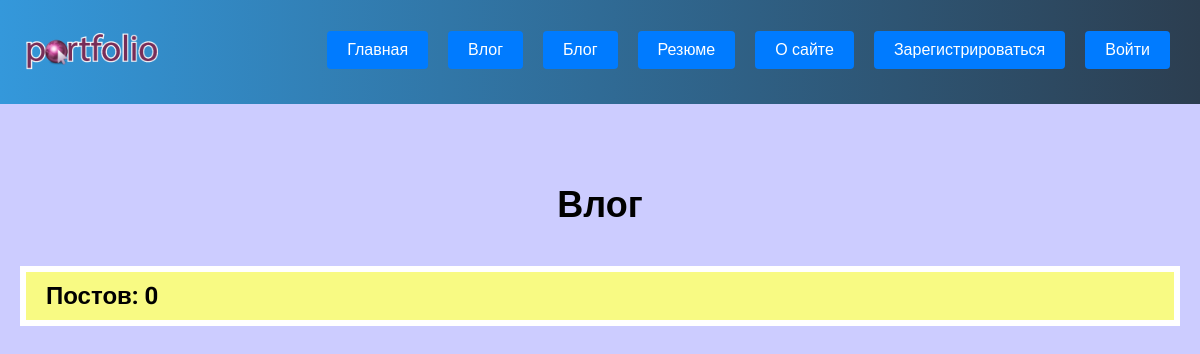
/vlog/, run on an earlier commit of the app's database.
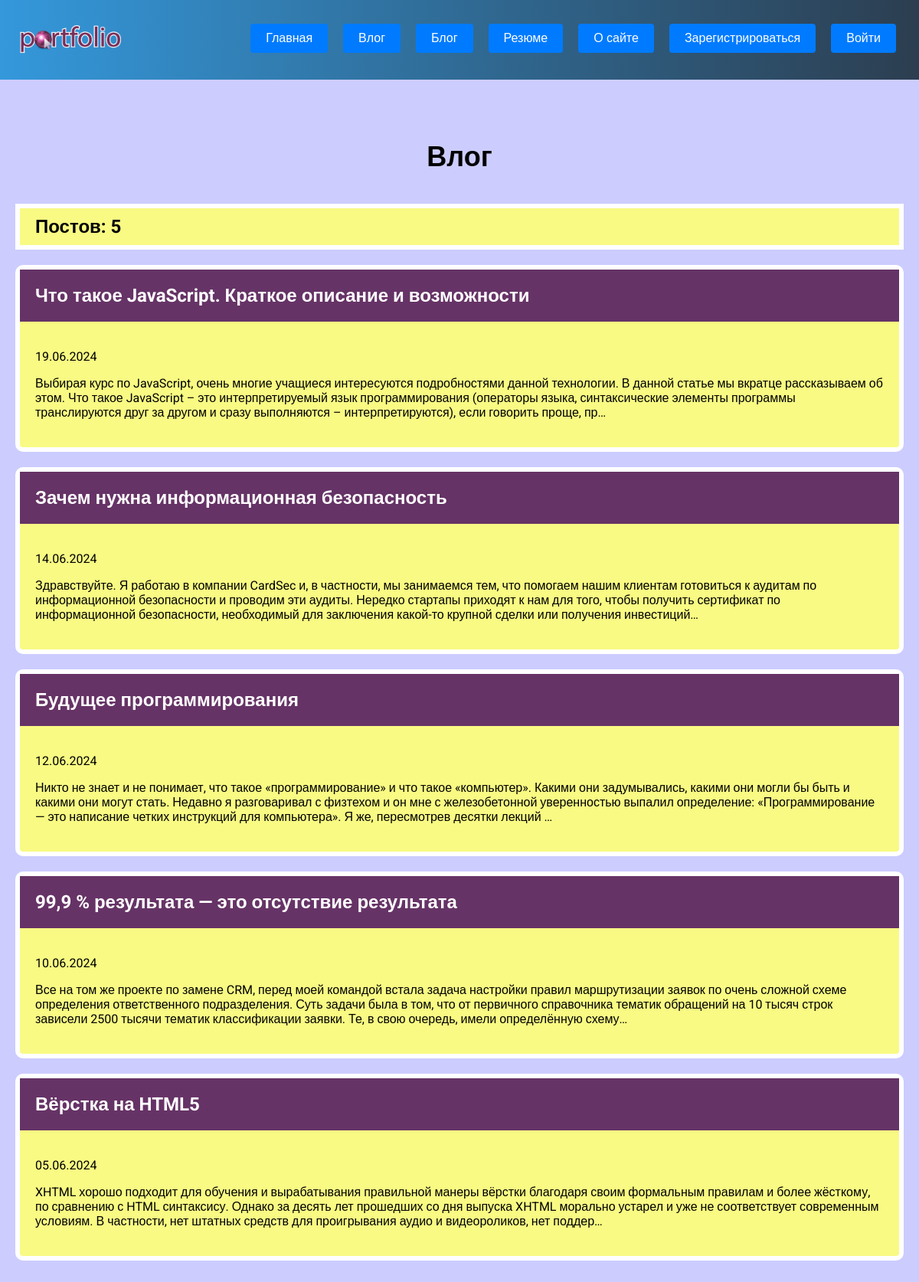
And on a later commit of the database.
### blog/models.py (models this page shows, shortened)
class Vlog(models.Model):
    title = models.CharField(max_length=200)
    description = models.TextField()
    data = models.DateField()

### blog/views.py (the view)
# urls.py: path('vlog/', views.vlog, name="vlog"),
def vlog(request):
    vlogs = Vlog.objects.order_by("-data")
    return render(request, 'vlog/vlog.html', {"vlogs": vlogs})

### blog/templates/vlog/vlog.html
{% extends 'skills/base.html' %}
{% block content %}
<h1>Влог</h1>
<h2 class="count">Постов: {{ vlogs|length }}</h2>
{%  for vlog in vlogs %}
<div class="element">
    <h2 class="top"><a href="{%  url 'detail' vlog_id=vlog.id %}">{{ vlog.title }}</a></h2>
    <div class="blog_text">
        <p>{{ vlog.data|date:'d.m.Y' }}</p>
        <p>{{ vlog.description|striptags|truncatechars:360 }}</p>
    </div>
</div>
{% endfor %}
{% endblock %}

### skills/templates/skills/base.html (shortened to what this page needs)
<!DOCTYPE html>
{% load static %}
<html lang="en">
<head>
    <link rel="stylesheet" type="text/css" href="{% static 'css/style.css' %}">
</head>
<body>
<div class="menu">
    <div class="wrap">
        <div class="logo">
            <a href="{% url 'index' %}">
                <img src="{% static 'skills/logo.png' %}" alt="">
            </a>
        </div>
        <ul>
            <li><a href="{% url 'index' %}">Главная</a></li>
            <li><a href="{% url 'vlog' %}">Влог</a></li>
            <li><a href="{% url 'blog' %}">Блог</a></li>
            <li><a href="{% static 'skills/resume.pdf' %}" target="_blank">Резюме</a></li>
            <li><a href="{% url 'about' %}">О сайте</a></li>
            {% if user.is_authenticated %}
            <li>
                <a href="#" onclick="document.getElementById('logout-form').submit();" class="top_btn">Выйти</a>
                <form id="logout-form" action="{% url 'logoutuser' %}" method="post" style="display: none;">
                    {% csrf_token %}
                </form>
            </li>
            {% else %}
            <li><a href="{% url 'signupuser' %}">Зарегистрироваться</a></li>
            <li><a href="{% url 'loginuser' %}">Войти</a></li>
            {% endif %}
        </ul>
    </div>
</div>
<div class="content">
    <div class="wrap">
        {% block content %}
        {% endblock %}
    </div>
</div>
</body>
</html>

### skills/static/css/style.css (style rules this page uses)
body { background: #CCCCFF; padding: 0; margin: 0; font-family: "Roboto", sans-serif; }
.wrap { max-width: 1200px; margin: 0 auto; padding: 20px; box-sizing: border-box; }
.element { border-radius: 10px; }
.element, .count { background: rgb(248, 250, 131); border: 6px solid #FFF; margin: 20px 0; }
.content h1 { text-align: center; margin: 60px 0 40px; font-size: 36px; }
.top { background: #663366; margin: 0; }
.top a { color: #FFF; text-decoration: none; padding: 20px; display: block; }
.blog_text { padding: 20px; box-sizing: border-box; }
.count { padding: 10px 20px; box-sizing: border-box; }
.menu { background: linear-gradient(to right, #3498db, #2c3e50); color: #fff; padding: 10px 0; font-family: Arial, sans-serif; }
.menu .wrap { display: flex; justify-content: space-between; align-items: center; }
.menu .logo img { max-height: 40px; }
.menu ul { list-style-type: none; margin: 0; padding: 0; display: flex; }
.menu ul li { margin: 0 10px; }
.menu ul li a { color: #fff; text-decoration: none; padding: 10px 15px; border-radius: 5px; font-size: 16px; transition: transform 0.3s ease; position: relative; overflow: hidden; }
.menu ul li a::before { content: ''; position: absolute; width: 100%; height: 0%; bottom: 0; left: 0; z-index: -1; transition: height 0.3s ease; background-color: rgba(255, 255, 255, 0.2); }
.menu ul li a, .menu ul li form .top_btn, .menu ul li .top_btn { padding: 10px 20px; text-decoration: none; color: #fff; background-color: #007bff; border: none; border-radius: 4px; cursor: pointer; display: inline-block; }

What changed in the data, as far as the page shows it:
added Vlog: title "Что такое JavaScript. Краткое описание и возможности", data "19.06.2024", description "Выбирая курс по JavaScript, очень многие учащиеся интересуются подробностями данной технологии. В данной статье мы вкратце рассказываем об этом. Что такое JavaScript – это интерпретируемый язык программирования (операторы языка, синтаксические элементы программы транслируются друг за другом и сразу выполняются – интерпретируются), если говорить проще, пр…"
added Vlog: title "Зачем нужна информационная безопасность", data "14.06.2024", description "Здравствуйте. Я работаю в компании CardSec и, в частности, мы занимаемся тем, что помогаем нашим клиентам готовиться к аудитам по информационной безопасности и проводим эти аудиты. Нередко стартапы приходят к нам для того, чтобы получить сертификат по информационной безопасности, необходимый для заключения какой-то крупной сделки или получения инвестиций…"
added Vlog: title "Будущее программирования", data "12.06.2024", description "Никто не знает и не понимает, что такое «программирование» и что такое «компьютер». Какими они задумывались, какими они могли бы быть и какими они могут стать. Недавно я разговаривал с физтехом и он мне с железобетонной уверенностью выпалил определение: «Программирование — это написание четких инструкций для компьютера». Я же, пересмотрев десятки лекций …"
added Vlog: title "99,9 % результата — это отсутствие результата", data "10.06.2024", description "Все на том же проекте по замене CRM, перед моей командой встала задача настройки правил маршрутизации заявок по очень сложной схеме определения ответственного подразделения. Суть задачи была в том, что от первичного справочника тематик обращений на 10 тысяч строк зависели 2500 тысячи тематик классификации заявки. Те, в свою очередь, имели определённую схему…"
added Vlog: title "Вёрстка на HTML5", data "05.06.2024", description "XHTML хорошо подходит для обучения и вырабатывания правильной манеры вёрстки благодаря своим формальным правилам и более жёсткому, по сравнению с HTML синтаксису. Однако за десять лет прошедших со дня выпуска XHTML морально устарел и уже не соответствует современным условиям. В частности, нет штатных средств для проигрывания аудио и видеороликов, нет поддер…"
Also different on the page:
{{ vlogs|length }}: "0" → "5"
